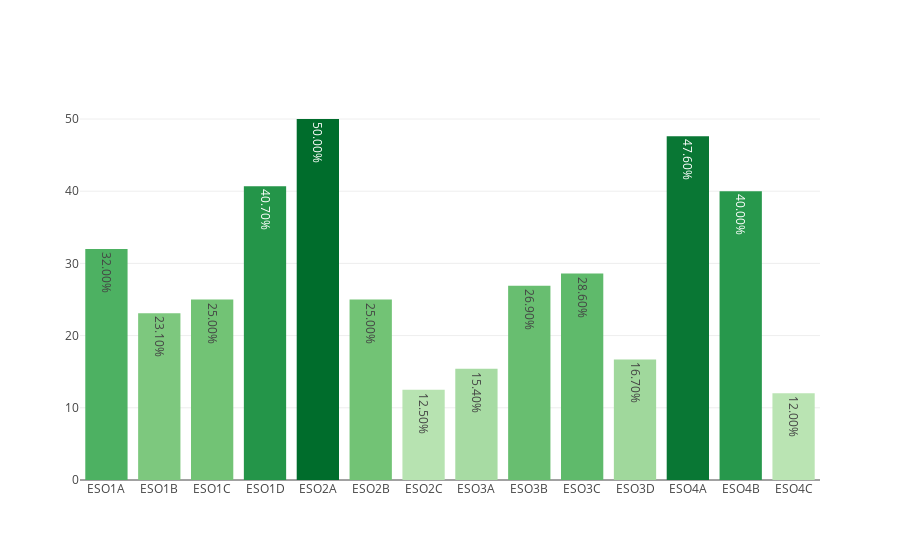

Notebook code cell kept with this figure:
### Markdown cell above
## ESO

### Code cell
dfc_ESO = loaders.get_data_by_stages(dfc, 'ESO')
myplotly.bar_simple(dfc_ESO.index, dfc_ESO['éxito'])

### Figure 1 — Plotly figure (JSON) as saved in the notebook; plotly's stock layout.template omitted (floating-point values rounded to 4 significant figures)
{"data": [{"hoverinfo": "x+text", "marker": {"color": [32, 23.1, 25, 40.7, 50, 25, 12.5, 15.4, 26.9, 28.6, 16.7, 47.6, 40, 12], "colorscale": [[0, "rgb(186,228,179)"], [0.3333, "rgb(116,196,118)"], [0.6667, "rgb(49,163,84)"], [1, "rgb(0,109,44)"]]}, "text": ["32.00%", "23.10%", "25.00%", "40.70%", "50.00%", "25.00%", "12.50%", "15.40%", "26.90%", "28.60%", "16.70%", "47.60%", "40.00%", "12.00%"], "type": "bar", "uid": "aa68600f-0663-436f-b670-d82bd5d500ad", "x": ["ESO1A", "ESO1B", "ESO1C", "ESO1D", "ESO2A", "ESO2B", "ESO2C", "ESO3A", "ESO3B", "ESO3C", "ESO3D", "ESO4A", "ESO4B", "ESO4C"], "y": [32, 23.1, 25, 40.7, 50, 25, 12.5, 15.4, 26.9, 28.6, 16.7, 47.6, 40, 12]}], "layout": {"title": {"text": ""}}}
